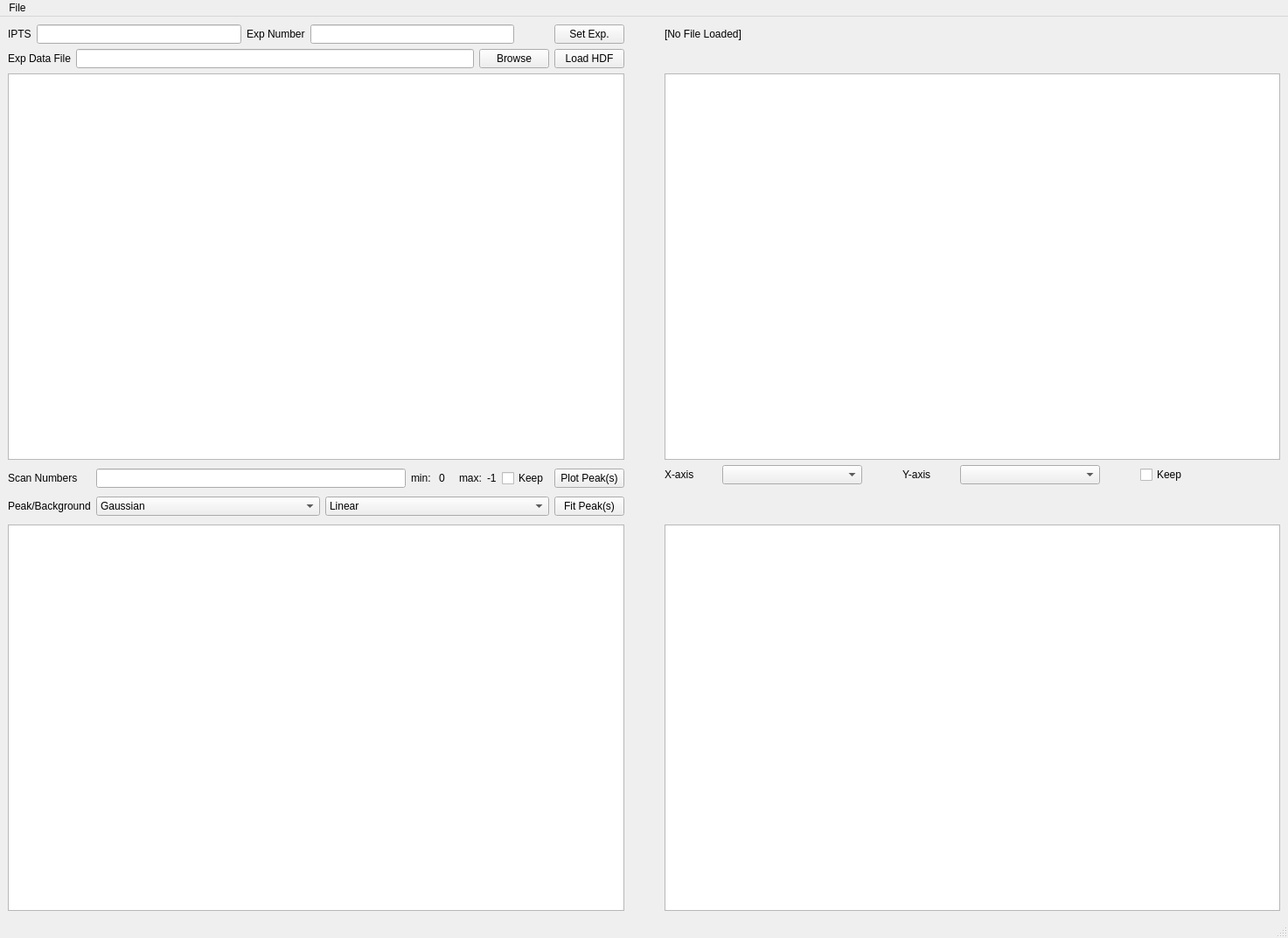
<?xml version="1.0" encoding="UTF-8"?>
<ui version="4.0">
 <class>MainWindow</class>
 <widget class="QMainWindow" name="MainWindow">
  <property name="geometry">
   <rect>
    <x>0</x>
    <y>0</y>
    <width>1473</width>
    <height>1073</height>
   </rect>
  </property>
  <property name="windowTitle">
   <string>MainWindow</string>
  </property>
  <widget class="QWidget" name="centralwidget">
   <layout class="QGridLayout" name="gridLayout">
    <item row="2" column="2">
     <layout class="QGridLayout" name="gridLayout_4">
      <item row="0" column="1">
       <widget class="QComboBox" name="comboBox_xaxisNames"/>
      </item>
      <item row="0" column="0">
       <widget class="QLabel" name="label_5">
        <property name="sizePolicy">
         <sizepolicy hsizetype="Minimum" vsizetype="Preferred">
          <horstretch>0</horstretch>
          <verstretch>0</verstretch>
         </sizepolicy>
        </property>
        <property name="maximumSize">
         <size>
          <width>60</width>
          <height>16777215</height>
         </size>
        </property>
        <property name="text">
         <string>X-axis</string>
        </property>
       </widget>
      </item>
      <item row="0" column="4">
       <widget class="QComboBox" name="comboBox_yaxisNames"/>
      </item>
      <item row="0" column="5">
       <spacer name="horizontalSpacer_4">
        <property name="orientation">
         <enum>Qt::Horizontal</enum>
        </property>
        <property name="sizeType">
         <enum>QSizePolicy::Preferred</enum>
        </property>
        <property name="sizeHint" stdset="0">
         <size>
          <width>40</width>
          <height>20</height>
         </size>
        </property>
       </spacer>
      </item>
      <item row="0" column="3">
       <widget class="QLabel" name="label_6">
        <property name="sizePolicy">
         <sizepolicy hsizetype="Minimum" vsizetype="Preferred">
          <horstretch>0</horstretch>
          <verstretch>0</verstretch>
         </sizepolicy>
        </property>
        <property name="maximumSize">
         <size>
          <width>60</width>
          <height>16777215</height>
         </size>
        </property>
        <property name="text">
         <string>Y-axis</string>
        </property>
       </widget>
      </item>
      <item row="1" column="4">
       <spacer name="verticalSpacer">
        <property name="orientation">
         <enum>Qt::Vertical</enum>
        </property>
        <property name="sizeType">
         <enum>QSizePolicy::Ignored</enum>
        </property>
        <property name="sizeHint" stdset="0">
         <size>
          <width>20</width>
          <height>40</height>
         </size>
        </property>
       </spacer>
      </item>
      <item row="0" column="6">
       <widget class="QCheckBox" name="checkBox_keepPrevPlotRight">
        <property name="text">
         <string>Keep</string>
        </property>
       </widget>
      </item>
      <item row="0" column="2">
       <spacer name="horizontalSpacer_5">
        <property name="orientation">
         <enum>Qt::Horizontal</enum>
        </property>
        <property name="sizeType">
         <enum>QSizePolicy::Ignored</enum>
        </property>
        <property name="sizeHint" stdset="0">
         <size>
          <width>40</width>
          <height>20</height>
         </size>
        </property>
       </spacer>
      </item>
     </layout>
    </item>
    <item row="1" column="1">
     <spacer name="horizontalSpacer_3">
      <property name="orientation">
       <enum>Qt::Horizontal</enum>
      </property>
      <property name="sizeType">
       <enum>QSizePolicy::Preferred</enum>
      </property>
      <property name="sizeHint" stdset="0">
       <size>
        <width>40</width>
        <height>20</height>
       </size>
      </property>
     </spacer>
    </item>
    <item row="2" column="0">
     <layout class="QGridLayout" name="gridLayout_3">
      <item row="0" column="0">
       <widget class="QLabel" name="label_4">
        <property name="text">
         <string>Scan Numbers</string>
        </property>
       </widget>
      </item>
      <item row="1" column="0">
       <widget class="QLabel" name="label_7">
        <property name="text">
         <string>Peak/Background</string>
        </property>
       </widget>
      </item>
      <item row="1" column="1">
       <layout class="QHBoxLayout" name="horizontalLayout">
        <item>
         <widget class="QComboBox" name="comboBox_peakType">
          <property name="toolTip">
           <string>&lt;html&gt;&lt;head/&gt;&lt;body&gt;&lt;p&gt;Peak types&lt;/p&gt;&lt;p&gt;&lt;br/&gt;&lt;/p&gt;&lt;/body&gt;&lt;/html&gt;</string>
          </property>
          <item>
           <property name="text">
            <string>Gaussian</string>
           </property>
          </item>
         </widget>
        </item>
        <item>
         <widget class="QComboBox" name="comboBox_backgroundType">
          <item>
           <property name="text">
            <string>Linear</string>
           </property>
          </item>
         </widget>
        </item>
       </layout>
      </item>
      <item row="0" column="1">
       <layout class="QHBoxLayout" name="horizontalLayout_5">
        <item>
         <widget class="QLineEdit" name="lineEdit_scanNUmbers"/>
        </item>
        <item>
         <widget class="QLabel" name="label_8">
          <property name="text">
           <string>min: </string>
          </property>
         </widget>
        </item>
        <item>
         <widget class="QLabel" name="label_logIndexMin">
          <property name="text">
           <string>0</string>
          </property>
         </widget>
        </item>
        <item>
         <spacer name="horizontalSpacer_2">
          <property name="orientation">
           <enum>Qt::Horizontal</enum>
          </property>
          <property name="sizeType">
           <enum>QSizePolicy::Preferred</enum>
          </property>
          <property name="sizeHint" stdset="0">
           <size>
            <width>10</width>
            <height>20</height>
           </size>
          </property>
         </spacer>
        </item>
        <item>
         <widget class="QLabel" name="label_10">
          <property name="text">
           <string>max:</string>
          </property>
         </widget>
        </item>
        <item>
         <widget class="QLabel" name="label_logIndexMax">
          <property name="text">
           <string>-1</string>
          </property>
         </widget>
        </item>
        <item>
         <widget class="QCheckBox" name="checkBox_keepPrevPlot">
          <property name="text">
           <string>Keep</string>
          </property>
         </widget>
        </item>
       </layout>
      </item>
      <item row="0" column="2">
       <widget class="QPushButton" name="pushButton_plotPeaks">
        <property name="text">
         <string>Plot Peak(s)</string>
        </property>
       </widget>
      </item>
      <item row="1" column="2">
       <widget class="QPushButton" name="pushButton_fitPeaks">
        <property name="text">
         <string>Fit Peak(s)</string>
        </property>
       </widget>
      </item>
     </layout>
    </item>
    <item row="3" column="0">
     <widget class="FitResultTable" name="tableView_fitSummary">
      <property name="toolTip">
       <string>&lt;html&gt;&lt;head/&gt;&lt;body&gt;&lt;p&gt;Peak fit result&lt;/p&gt;&lt;/body&gt;&lt;/html&gt;</string>
      </property>
     </widget>
    </item>
    <item row="1" column="0">
     <widget class="PeakFitSetupView" name="graphicsView_fitSetup">
      <property name="toolTip">
       <string>&lt;html&gt;&lt;head/&gt;&lt;body&gt;&lt;p&gt;Single peak fit&lt;/p&gt;&lt;/body&gt;&lt;/html&gt;</string>
      </property>
     </widget>
    </item>
    <item row="1" column="2">
     <widget class="GeneralDiffDataView" name="graphicsView_fitResult">
      <property name="toolTip">
       <string>&lt;html&gt;&lt;head/&gt;&lt;body&gt;&lt;p&gt;Single peak fit&lt;/p&gt;&lt;/body&gt;&lt;/html&gt;</string>
      </property>
     </widget>
    </item>
    <item row="0" column="2">
     <layout class="QGridLayout" name="gridLayout_2">
      <item row="0" column="0">
       <widget class="QLabel" name="label_loadedFileInfo">
        <property name="text">
         <string>[No File Loaded]</string>
        </property>
       </widget>
      </item>
      <item row="1" column="0">
       <widget class="QLabel" name="label_notDefined">
        <property name="text">
         <string/>
        </property>
       </widget>
      </item>
     </layout>
    </item>
    <item row="0" column="0">
     <layout class="QVBoxLayout" name="verticalLayout">
      <item>
       <layout class="QHBoxLayout" name="horizontalLayout_2">
        <item>
         <widget class="QLabel" name="label">
          <property name="text">
           <string>IPTS</string>
          </property>
         </widget>
        </item>
        <item>
         <widget class="QLineEdit" name="lineEdit_iptsNumber"/>
        </item>
        <item>
         <widget class="QLabel" name="label_2">
          <property name="text">
           <string>Exp Number</string>
          </property>
         </widget>
        </item>
        <item>
         <widget class="QLineEdit" name="lineEdit_expNumber"/>
        </item>
        <item>
         <spacer name="horizontalSpacer">
          <property name="orientation">
           <enum>Qt::Horizontal</enum>
          </property>
          <property name="sizeType">
           <enum>QSizePolicy::Preferred</enum>
          </property>
          <property name="sizeHint" stdset="0">
           <size>
            <width>40</width>
            <height>20</height>
           </size>
          </property>
         </spacer>
        </item>
        <item>
         <widget class="QPushButton" name="pushButton_3">
          <property name="text">
           <string>Set Exp.</string>
          </property>
         </widget>
        </item>
       </layout>
      </item>
      <item>
       <layout class="QHBoxLayout" name="horizontalLayout_3">
        <item>
         <widget class="QLabel" name="label_3">
          <property name="text">
           <string>Exp Data File</string>
          </property>
         </widget>
        </item>
        <item>
         <widget class="QLineEdit" name="lineEdit_expFileName"/>
        </item>
        <item>
         <widget class="QPushButton" name="pushButton_browseHDF">
          <property name="text">
           <string>Browse</string>
          </property>
         </widget>
        </item>
        <item>
         <widget class="QPushButton" name="pushButton_loadHDF">
          <property name="text">
           <string>Load HDF</string>
          </property>
         </widget>
        </item>
       </layout>
      </item>
     </layout>
    </item>
    <item row="3" column="2">
     <widget class="Diffraction2DPlot" name="graphicsView_contour"/>
    </item>
   </layout>
  </widget>
  <widget class="QMenuBar" name="menubar">
   <property name="geometry">
    <rect>
     <x>0</x>
     <y>0</y>
     <width>1473</width>
     <height>25</height>
    </rect>
   </property>
   <widget class="QMenu" name="menuFile">
    <property name="title">
     <string>File</string>
    </property>
    <addaction name="actionSave_as"/>
    <addaction name="actionQuit"/>
   </widget>
   <addaction name="menuFile"/>
  </widget>
  <widget class="QStatusBar" name="statusbar"/>
  <action name="actionQuit">
   <property name="text">
    <string>Quit</string>
   </property>
   <property name="shortcut">
    <string>Ctrl+Q</string>
   </property>
  </action>
  <action name="actionSave_as">
   <property name="text">
    <string>Save as ...</string>
   </property>
  </action>
 </widget>
 <customwidgets>
  <customwidget>
   <class>GeneralDiffDataView</class>
   <extends>QGraphicsView</extends>
   <header>diffdataviews.h</header>
  </customwidget>
  <customwidget>
   <class>PeakFitSetupView</class>
   <extends>QGraphicsView</extends>
   <header>diffdataviews.h</header>
  </customwidget>
  <customwidget>
   <class>FitResultTable</class>
   <extends>QTableView</extends>
   <header>rstables.h</header>
  </customwidget>
  <customwidget>
   <class>Diffraction2DPlot</class>
   <extends>QGraphicsView</extends>
   <header>diffdataviews.h</header>
  </customwidget>
 </customwidgets>
 <resources/>
 <connections/>
</ui>
